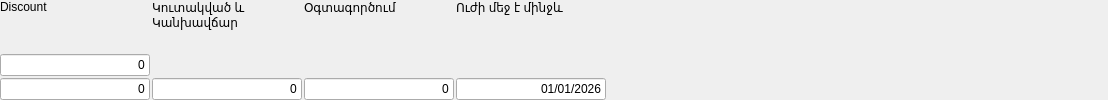
    <widget class="QWidget" name="wDiscount" native="true">
     <property name="minimumSize">
      <size>
       <width>0</width>
       <height>0</height>
      </size>
     </property>
     <layout class="QGridLayout" name="gridLayout_7">
      <property name="leftMargin">
       <number>0</number>
      </property>
      <property name="topMargin">
       <number>0</number>
      </property>
      <property name="rightMargin">
       <number>0</number>
      </property>
      <property name="bottomMargin">
       <number>0</number>
      </property>
      <property name="horizontalSpacing">
       <number>2</number>
      </property>
      <property name="verticalSpacing">
       <number>0</number>
      </property>
      <item row="2" column="1">
       <widget class="QWidget" name="waccumulatedinfo_2" native="true">
        <layout class="QGridLayout" name="gridLayout_8">
         <property name="leftMargin">
          <number>0</number>
         </property>
         <property name="topMargin">
          <number>0</number>
         </property>
         <property name="rightMargin">
          <number>0</number>
         </property>
         <property name="bottomMargin">
          <number>0</number>
         </property>
         <property name="horizontalSpacing">
          <number>0</number>
         </property>
         <property name="verticalSpacing">
          <number>2</number>
         </property>
         <item row="0" column="1">
          <widget class="QLabel" name="lbCurrentAccumlated_2">
           <property name="text">
            <string>Կուտակված և
Կանխավճար</string>
           </property>
           <property name="alignment">
            <set>Qt::AlignmentFlag::AlignLeading|Qt::AlignmentFlag::AlignLeft|Qt::AlignmentFlag::AlignTop</set>
           </property>
          </widget>
         </item>
         <item row="1" column="1">
          <widget class="C5LineEdit" name="leCurrentAccumulated_2">
           <property name="sizePolicy">
            <sizepolicy hsizetype="Preferred" vsizetype="Fixed">
             <horstretch>0</horstretch>
             <verstretch>0</verstretch>
            </sizepolicy>
           </property>
           <property name="minimumSize">
            <size>
             <width>150</width>
             <height>0</height>
            </size>
           </property>
           <property name="maximumSize">
            <size>
             <width>150</width>
             <height>16777215</height>
            </size>
           </property>
           <property name="focusPolicy">
            <enum>Qt::FocusPolicy::NoFocus</enum>
           </property>
           <property name="text">
            <string>0</string>
           </property>
           <property name="alignment">
            <set>Qt::AlignmentFlag::AlignRight|Qt::AlignmentFlag::AlignTrailing|Qt::AlignmentFlag::AlignVCenter</set>
           </property>
           <property name="readOnly">
            <bool>true</bool>
           </property>
          </widget>
         </item>
        </layout>
       </widget>
      </item>
      <item row="2" column="2">
       <widget class="QWidget" name="widget_10" native="true">
        <layout class="QGridLayout" name="gridLayout_9">
         <property name="leftMargin">
          <number>0</number>
         </property>
         <property name="topMargin">
          <number>0</number>
         </property>
         <property name="rightMargin">
          <number>0</number>
         </property>
         <property name="bottomMargin">
          <number>0</number>
         </property>
         <property name="horizontalSpacing">
          <number>0</number>
         </property>
         <property name="verticalSpacing">
          <number>2</number>
         </property>
         <item row="0" column="0">
          <widget class="QLabel" name="lbUseAccumulated_2">
           <property name="text">
            <string>Օգտագործում</string>
           </property>
           <property name="alignment">
            <set>Qt::AlignmentFlag::AlignLeading|Qt::AlignmentFlag::AlignLeft|Qt::AlignmentFlag::AlignTop</set>
           </property>
          </widget>
         </item>
         <item row="1" column="0">
          <widget class="C5LineEdit" name="leUseAccumulated_2">
           <property name="sizePolicy">
            <sizepolicy hsizetype="Preferred" vsizetype="Fixed">
             <horstretch>0</horstretch>
             <verstretch>0</verstretch>
            </sizepolicy>
           </property>
           <property name="minimumSize">
            <size>
             <width>150</width>
             <height>0</height>
            </size>
           </property>
           <property name="maximumSize">
            <size>
             <width>150</width>
             <height>16777215</height>
            </size>
           </property>
           <property name="focusPolicy">
            <enum>Qt::FocusPolicy::ClickFocus</enum>
           </property>
           <property name="text">
            <string>0</string>
           </property>
           <property name="alignment">
            <set>Qt::AlignmentFlag::AlignRight|Qt::AlignmentFlag::AlignTrailing|Qt::AlignmentFlag::AlignVCenter</set>
           </property>
           <property name="readOnly">
            <bool>false</bool>
           </property>
          </widget>
         </item>
        </layout>
       </widget>
      </item>
      <item row="2" column="5">
       <widget class="QWidget" name="widget_6" native="true">
        <layout class="QGridLayout" name="gridLayout_10">
         <property name="leftMargin">
          <number>0</number>
         </property>
         <property name="topMargin">
          <number>0</number>
         </property>
         <property name="rightMargin">
          <number>0</number>
         </property>
         <property name="bottomMargin">
          <number>0</number>
         </property>
         <property name="horizontalSpacing">
          <number>0</number>
         </property>
         <property name="verticalSpacing">
          <number>2</number>
         </property>
        </layout>
       </widget>
      </item>
      <item row="2" column="3">
       <widget class="QWidget" name="widget_11" native="true">
        <property name="minimumSize">
         <size>
          <width>0</width>
          <height>0</height>
         </size>
        </property>
        <layout class="QGridLayout" name="gridLayout_11">
         <property name="leftMargin">
          <number>0</number>
         </property>
         <property name="topMargin">
          <number>0</number>
         </property>
         <property name="rightMargin">
          <number>0</number>
         </property>
         <property name="bottomMargin">
          <number>0</number>
         </property>
         <property name="horizontalSpacing">
          <number>0</number>
         </property>
         <property name="verticalSpacing">
          <number>2</number>
         </property>
         <item row="1" column="1">
          <widget class="C5LineEdit" name="leCardValidUntil_2">
           <property name="sizePolicy">
            <sizepolicy hsizetype="Preferred" vsizetype="Fixed">
             <horstretch>0</horstretch>
             <verstretch>0</verstretch>
            </sizepolicy>
           </property>
           <property name="minimumSize">
            <size>
             <width>150</width>
             <height>0</height>
            </size>
           </property>
           <property name="maximumSize">
            <size>
             <width>150</width>
             <height>16777215</height>
            </size>
           </property>
           <property name="focusPolicy">
            <enum>Qt::FocusPolicy::NoFocus</enum>
           </property>
           <property name="text">
            <string>01/01/2026</string>
           </property>
           <property name="alignment">
            <set>Qt::AlignmentFlag::AlignRight|Qt::AlignmentFlag::AlignTrailing|Qt::AlignmentFlag::AlignVCenter</set>
           </property>
           <property name="readOnly">
            <bool>true</bool>
           </property>
          </widget>
         </item>
         <item row="0" column="1">
          <widget class="QLabel" name="lbCardValidUntil_2">
           <property name="text">
            <string>Ուժի մեջ է մինջև</string>
           </property>
           <property name="alignment">
            <set>Qt::AlignmentFlag::AlignLeading|Qt::AlignmentFlag::AlignLeft|Qt::AlignmentFlag::AlignTop</set>
           </property>
          </widget>
         </item>
        </layout>
       </widget>
      </item>
      <item row="2" column="0">
       <widget class="QWidget" name="widget_12" native="true">
        <layout class="QGridLayout" name="gridLayout_12">
         <property name="leftMargin">
          <number>0</number>
         </property>
         <property name="topMargin">
          <number>0</number>
         </property>
         <property name="rightMargin">
          <number>0</number>
         </property>
         <property name="bottomMargin">
          <number>0</number>
         </property>
         <property name="spacing">
          <number>2</number>
         </property>
         <item row="2" column="1">
          <widget class="C5LineEdit" name="leDisc_2">
           <property name="sizePolicy">
            <sizepolicy hsizetype="Preferred" vsizetype="Fixed">
             <horstretch>0</horstretch>
             <verstretch>0</verstretch>
            </sizepolicy>
           </property>
           <property name="minimumSize">
            <size>
             <width>150</width>
             <height>0</height>
            </size>
           </property>
           <property name="maximumSize">
            <size>
             <width>150</width>
             <height>16777215</height>
            </size>
           </property>
           <property name="focusPolicy">
            <enum>Qt::FocusPolicy::NoFocus</enum>
           </property>
           <property name="text">
            <string>0</string>
           </property>
           <property name="alignment">
            <set>Qt::AlignmentFlag::AlignRight|Qt::AlignmentFlag::AlignTrailing|Qt::AlignmentFlag::AlignVCenter</set>
           </property>
           <property name="readOnly">
            <bool>true</bool>
           </property>
          </widget>
         </item>
         <item row="0" column="1">
          <widget class="QLabel" name="lbDisc_2">
           <property name="sizePolicy">
            <sizepolicy hsizetype="Minimum" vsizetype="Preferred">
             <horstretch>0</horstretch>
             <verstretch>0</verstretch>
            </sizepolicy>
           </property>
           <property name="text">
            <string>Discount</string>
           </property>
           <property name="alignment">
            <set>Qt::AlignmentFlag::AlignLeading|Qt::AlignmentFlag::AlignLeft|Qt::AlignmentFlag::AlignTop</set>
           </property>
          </widget>
         </item>
         <item row="1" column="1">
          <widget class="C5LineEdit" name="leTotalAccumulated_2">
           <property name="sizePolicy">
            <sizepolicy hsizetype="Preferred" vsizetype="Fixed">
             <horstretch>0</horstretch>
             <verstretch>0</verstretch>
            </sizepolicy>
           </property>
           <property name="minimumSize">
            <size>
             <width>150</width>
             <height>0</height>
            </size>
           </property>
           <property name="maximumSize">
            <size>
             <width>150</width>
             <height>16777215</height>
            </size>
           </property>
           <property name="focusPolicy">
            <enum>Qt::FocusPolicy::NoFocus</enum>
           </property>
           <property name="text">
            <string>0</string>
           </property>
           <property name="alignment">
            <set>Qt::AlignmentFlag::AlignRight|Qt::AlignmentFlag::AlignTrailing|Qt::AlignmentFlag::AlignVCenter</set>
           </property>
           <property name="readOnly">
            <bool>true</bool>
           </property>
          </widget>
         </item>
        </layout>
       </widget>
      </item>
      <item row="2" column="4">
       <spacer name="horizontalSpacer_2">
        <property name="orientation">
         <enum>Qt::Orientation::Horizontal</enum>
        </property>
        <property name="sizeType">
         <enum>QSizePolicy::Policy::Expanding</enum>
        </property>
        <property name="sizeHint" stdset="0">
         <size>
          <width>500</width>
          <height>20</height>
         </size>
        </property>
       </spacer>
      </item>
     </layout>
    </widget>
